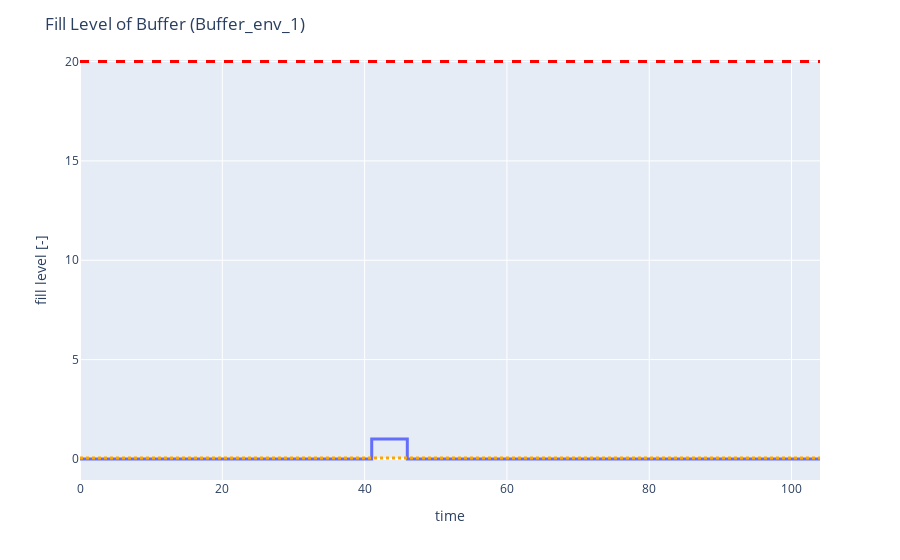

Source (notebook cell):
### Code cell
fig = buffbuff.stat_monitor.draw_fill_level()

### Figure 1 — Plotly figure (JSON) as saved in the notebook; plotly's stock layout.template omitted (floating-point values rounded to 4 significant figures)
{"data": [{"hovertemplate": "x=%{x}<br>y=%{y}<extra></extra>", "legendgroup": "", "line": {"color": "#636efa", "dash": "solid", "shape": "vh", "width": 3}, "marker": {"symbol": "circle"}, "mode": "lines", "name": "", "orientation": "v", "showlegend": false, "type": "scatter", "x": [0, 2, 12, 19, 39, 41, 46, 50, 64, 104], "xaxis": "x", "y": [0, 0, 0, 0, 0, 0, 1, 0, 0, 0], "yaxis": "y"}], "layout": {"legend": {"tracegroupgap": 0}, "margin": {"t": 60}, "shapes": [{"line": {"color": "orange", "dash": "dot", "width": 3}, "type": "line", "x0": 0, "x1": 1, "xref": "x domain", "y0": 0.04808, "y1": 0.04808, "yref": "y"}, {"line": {"color": "red", "dash": "dash", "width": 3}, "type": "line", "x0": 0, "x1": 1, "xref": "x domain", "y0": 20, "y1": 20, "yref": "y"}], "title": {"text": "Fill Level of Buffer (Buffer_env_1)"}, "xaxis": {"anchor": "y", "domain": [0, 1], "title": {"text": "time"}}, "yaxis": {"anchor": "x", "domain": [0, 1], "title": {"text": "fill level [-]"}}}}
